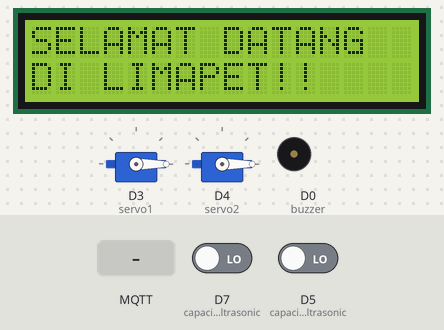
This sketch was run on a simulated ESP8266 (NodeMCU). Parts: 16×2 character LCD, 2 × servo, buzzer (waves = sounding, pin HIGH). The test bench sets the inputs (shaded band); at power-on: D7 (capacity2_Echo_Ultrasonic) LOW, D5 (capacity1_Echo_Ultrasonic) LOW. WiFi joins after 1.5 s; servers stay silent unless stated; random numbers use the default seed unless the sketch sets one; no MQTT or app messages arrive unless stated; pins used as bus, display or sensor lines are not drawn; what the sketch prints to the serial monitor is not drawn.

Above: at 2.7 s.
2.8 s: MQTT message "2" arrives on the first subscribed topic
5.1 s: MQTT message "1" arrives on the first subscribed topic
At 6.2 s:
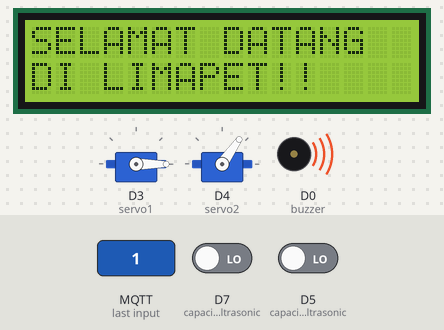
Timing chart, 0 to 9.2 s (numbered marks = the images above; inputs shaded):
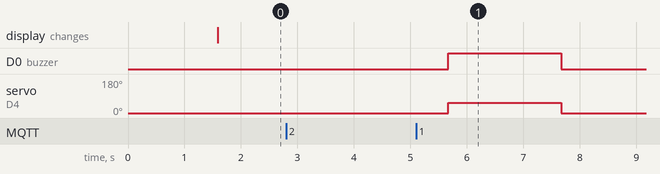

Measured:
- after the input at 2.8 s, every drawn part: stays the same
- after the input at 5.1 s, D0 (buzzer): LOW → HIGH after 0.57 s, → LOW 2.0 s later; servo on D4 (servo2): 0° → 55° after 0.57 s, → 0° 2.0 s later

The sketch:

mqttdash-LIMAPET.ino
```cpp
#include <ESP8266WiFi.h>
#include <PubSubClient.h>
#include <LiquidCrystal_I2C.h>
#include <Wire.h>
#include <Servo.h>

const char* ssid = "Ras";
const char* password = "iyasokweh";
const char* mqtt_server = "broker.mqtt-dashboard.com";

WiFiClient espClient;
PubSubClient client(espClient);
LiquidCrystal_I2C lcd(0x27,16,2);
Servo servo;
Servo servo2;

unsigned long lastMsg = 0;
#define MSG_BUFFER_SIZE (50)
char msg[MSG_BUFFER_SIZE];
int value = 0;
#define servo1 D3
//#define servo2 D4
#define buzzer D0
#define capacity1_Trig_Ultrasonic D6
#define capacity1_Echo_Ultrasonic D5
#define capacity2_Trig_Ultrasonic D8
#define capacity2_Echo_Ultrasonic D7

int CLOSE_ANGLE = 0;
int OPEN_ANGLE = 90;

int CLOSE_ANGLE_2 = 0;
int OPEN_ANGLE_2 = 55;

int dosis;

void setup_wifi(){
  Serial.print("Connecting to ");
  Serial.println(ssid);
  WiFi.begin(ssid, password);
  while (WiFi.status() != WL_CONNECTED){
    delay(500);
    Serial.print(".");
  }
  randomSeed(micros());
  Serial.println("");
  Serial.println("WiFi connected");
  Serial.println("IP address: ");
  Serial.println(WiFi.localIP());
}

void callback(char* topic, byte* payload, unsigned int length){
  Serial.print("Message arrived [");
  Serial.print(topic);
  Serial.print("] ");
  for(int i = 0; i < length; i++){
    Serial.print((char)payload[i]);
  }
  Serial.println();
  if((char)payload[0] == '2'){
      dosis = 2000;
  }
  if((char)payload[0] == '3'){
      dosis = 3000;
  }
  if((char)payload[0] == '4'){
      dosis = 4000;
  }
  if((char)payload[0] == '5'){
      dosis = 5000;
  }
  if((char)payload[0] == '6'){
      dosis = 6000;
  }
  if((char)payload[0] == '7'){
      dosis = 7000;
  }
  if((char)payload[0] == '8'){
      dosis = 8000;
  }
  if((char)payload[0] == '9'){
      dosis = 9000;
  }
  if((char)payload[0] == '0'){
    open_feed();
    delay(dosis);
    close_feed();
  }
  if((char)payload[0] == '1'){
    open_feed_2();
    delay(dosis);
    close_feed_2();
  }

}

void reconnect(){
  // Loop until we're reconnected
  while (!client.connected()){
    Serial.print("Attempting MQTT connection...");
    // Create a random client ID
    String clientId = "ESP8266Client-";
    clientId += String(random(0xffff), HEX);
    // Attempt to connect
    if(client.connect(clientId.c_str())){
      Serial.println("connected");
      client.subscribe("limapet");
      }
    else{
      Serial.print("failed, rc=");
      Serial.print(client.state());
      Serial.println(" try again in 5 seconds");
      // Wait 5 seconds before retrying
      delay(5000);
      }
   }
}

void open_feed(){
  servo.write(OPEN_ANGLE);
  digitalWrite(buzzer, HIGH);
}

void close_feed(){
  servo.write(CLOSE_ANGLE);
  digitalWrite(buzzer, LOW);
}

void open_feed_2(){
  servo2.write(OPEN_ANGLE_2);
  digitalWrite(buzzer, HIGH);
}

void close_feed_2(){
  servo2.write(CLOSE_ANGLE_2);
  digitalWrite(buzzer, LOW);
}

void displaylcd(){
    lcd.setCursor(0,0);
    lcd.print("SELAMAT DATANG");
    lcd.setCursor(0,1);
    lcd.print("DI LIMAPET!!");
}

void capacityServo1(){
  digitalWrite(capacity1_Trig_Ultrasonic, LOW);
  delayMicroseconds(2);
  digitalWrite(capacity1_Trig_Ultrasonic, HIGH);
  delayMicroseconds(10);
  int duration = pulseIn(capacity1_Echo_Ultrasonic, HIGH);
  int jarak = duration*0.034/2;

  if(jarak < 5){
    client.publish("ultrasonic1", "100");
  }
  if(jarak > 5 && jarak < 10){
    client.publish("ultrasonic1", "75");
  }
  if(jarak > 10 && jarak < 15){
    client.publish("ultrasonic1", "50");
  }
  if(jarak > 15 && jarak < 20){
    client.publish("ultrasonic1", "25");
  }
  if(jarak > 20 && jarak < 25){
    client.publish("ultrasonic1", "10");
  }
  if(jarak > 25){
    client.publish("ultrasonic1", "0");
  }
}

void capacityServo2(){
  digitalWrite(capacity2_Trig_Ultrasonic, LOW);
  delayMicroseconds(2);
  digitalWrite(capacity2_Trig_Ultrasonic, HIGH);
  delayMicroseconds(10);
  int duration = pulseIn(capacity2_Echo_Ultrasonic, HIGH);
  int jarak = duration*0.034/2;

  if(jarak < 2){
    client.publish("ultrasonic2", "100");
  }
  if(jarak > 2 && jarak < 4){
    client.publish("ultrasonic2", "75");
  }
  if(jarak > 4 && jarak < 6){
    client.publish("ultrasonic2", "50");
  }
  if(jarak > 6 && jarak < 8){
    client.publish("ultrasonic2", "25");
  }
  if(jarak > 8 && jarak < 10){
    client.publish("ultrasonic2", "10");
  }
  if(jarak > 12){
    client.publish("ultrasonic2", "0");
  }
}

void setup(){
  pinMode(buzzer, OUTPUT);
  pinMode(capacity1_Echo_Ultrasonic, INPUT);
  pinMode(capacity1_Trig_Ultrasonic, OUTPUT);
  pinMode(capacity2_Echo_Ultrasonic, INPUT);
  pinMode(capacity2_Trig_Ultrasonic, OUTPUT);
  lcd.init();
  lcd.backlight();
  servo.attach(servo1);
  servo2.attach(D4);
  servo.write(CLOSE_ANGLE);
  servo2.write(CLOSE_ANGLE_2);
  Serial.begin(115200);
  setup_wifi();
  client.setServer(mqtt_server, 1883);
  client.setCallback(callback);
}

void loop(){
  displaylcd();
  capacityServo1();
  capacityServo2();

  if(!client.connected()){
    reconnect();
  }
  client.loop();
}
```
